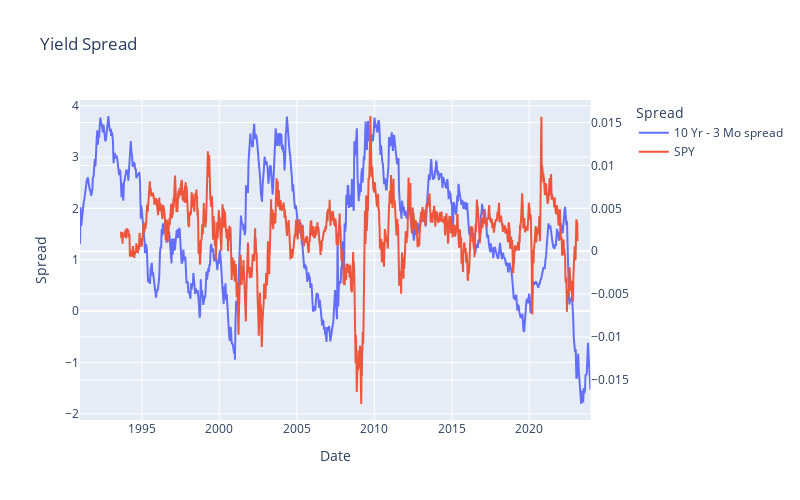

The notebook cell saved with this chart:
### Code cell
from plotly.subplots import make_subplots

SHORT_TERM_MATURITY = "3 Mo"
LONG_TERM_MATURITY = "10 Yr"

df["spread"] = df[LONG_TERM_MATURITY] - df[SHORT_TERM_MATURITY]
fig = make_subplots(specs=[[{"secondary_y": True}]])
fig.add_trace(go.Scatter(x=df.index, y=df["spread"], mode='lines', name=f'{LONG_TERM_MATURITY} - {SHORT_TERM_MATURITY} spread'), secondary_y=False)
fig.add_trace(go.Scatter(x=spy_df.index, y=moving_average, mode='lines', name='SPY'), secondary_y=True)
fig.update_layout(
    title='Yield Spread',
    xaxis_title='Date',
    yaxis_title='Spread',
    width=800, height=500,
    legend_title='Spread'
)

### Figure 1 — Plotly figure (JSON) as saved in the notebook; plotly's stock layout.template omitted (floating-point values rounded to 4 significant figures; data arrays with more than 128 entries replaced by an {"elided": "..."} marker saying what was removed)
{"data": [{"mode": "lines", "name": "10 Yr - 3 Mo spread", "type": "scatter", "x": {"elided": "835 str values"}, "xaxis": "x", "y": {"elided": "835 float values"}, "yaxis": "y"}, {"mode": "lines", "name": "SPY", "type": "scatter", "x": {"elided": "1515 str values"}, "xaxis": "x", "y": {"elided": "1514 float values"}, "yaxis": "y2"}], "layout": {"height": 500, "legend": {"title": {"text": "Spread"}}, "title": {"text": "Yield Spread"}, "width": 800, "xaxis": {"anchor": "y", "domain": [0, 0.94], "title": {"text": "Date"}}, "yaxis": {"anchor": "x", "domain": [0, 1], "title": {"text": "Spread"}}, "yaxis2": {"anchor": "x", "overlaying": "y", "side": "right"}}}
